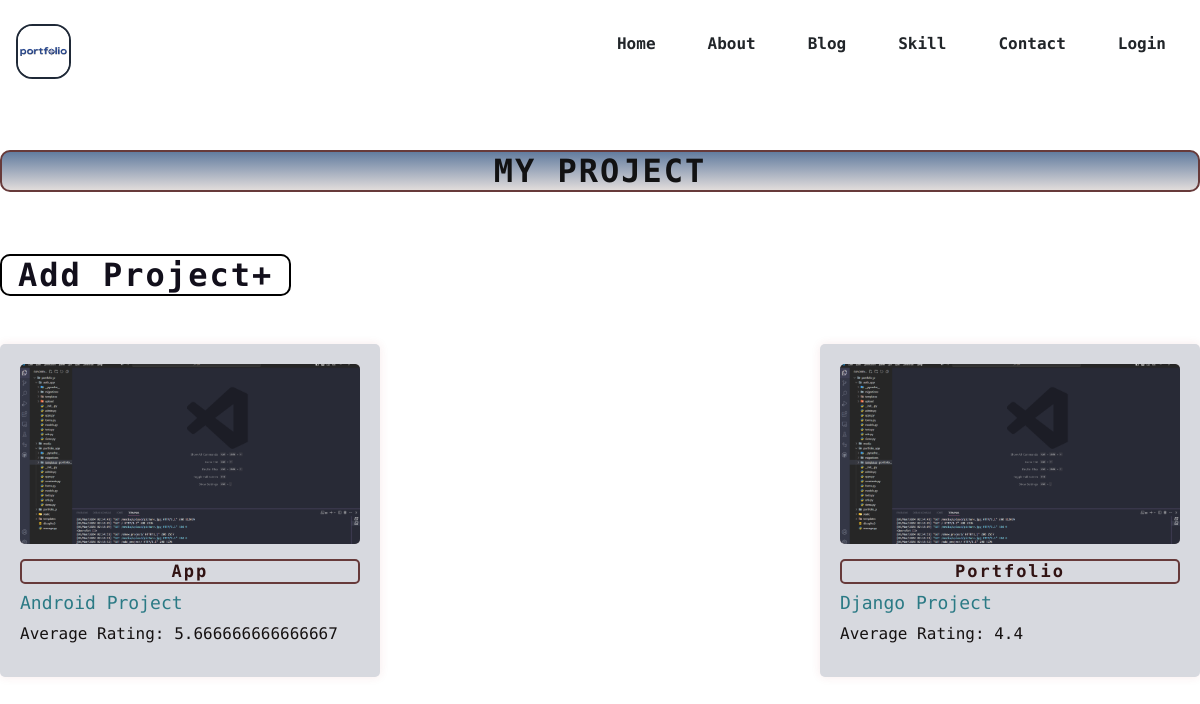
Before: /show_project/ with the older database file.
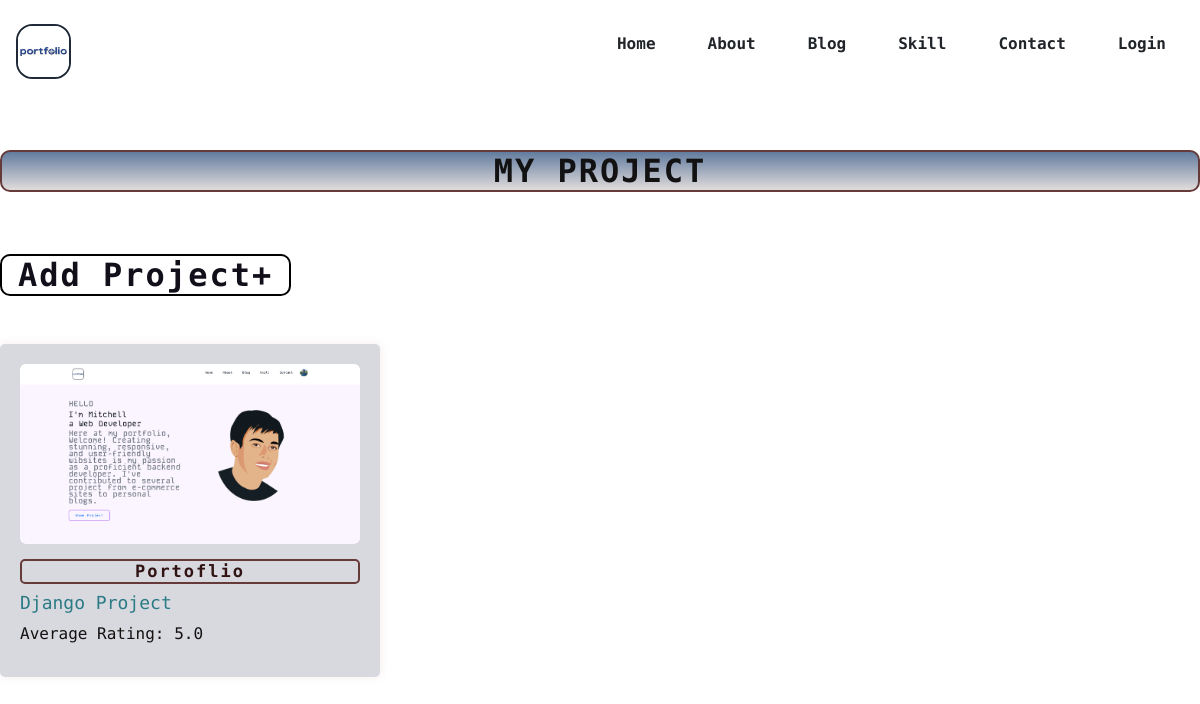
After: the same page with the newer database file.
### portfolio_app/models.py (models this page shows, shortened)
class Project(models.Model):
    title = models.CharField(max_length=30)
    project_category = models.CharField(max_length=20, choices=PROJECT_CATEGORY)
    description = models.TextField()
    technologies_used = models.TextField()
    image = models.ImageField(upload_to='upload', blank=False)
    url = models.URLField()

### portfolio_app/views.py (the view)
# urls.py: path('show_project/', views.show_project, name = 'show_project'),
def show_project(request):
    project = Project.objects.annotate(avg_rating=Avg('reviews__rating')).order_by('-avg_rating')
    return render(request, 'portfolio_app/show_project.html', {'project': project})

### portfolio_app/templates/portfolio_app/show_project.html (shortened to what this page needs)
{% extends 'base.html' %}
{% load static %}
{% block content %}
    <div class="project-container">
        <div class="project-title">
            <h1><b>MY PROJECT</b></h1>
        </div>
        <br/>
            <div class="addproject-btns">
                <a class="add_projects" href="{% url 'add_project' %}">Add Project+</a>
            </div>
        <br />
        <div class="project-content">
            {% if project %}
            {% for project in project %}
            <div class="project-item">
                <div class="project-img">
                    <img src="{{ project.image.url }}">
                </div>
                <div class="project-text">
                    <h3 class="btns"><a href="{% url 'project_details' project.pk %}">{{ project.title }}</a></h3>
                    <h2>{{ project.project_category }}</h2>
                    {% if project.avg_rating %}
                    <p>Average Rating: {{ project.avg_rating }}</p>
                    {% else %}
                    <p>No ratings yet.</p>
                    {% endif %}
                </div>
            </div>
            {% endfor %}
            {% else %}
            <div>
                <h3>No projects to show!</h3>
            </div>
            {% endif %}
        </div>
    </div>
{% endblock %}

Changed rows visible on the page:
removed Project: image (picture), title "App", project_category "Android Project", avg_rating "5.666666666666667"
removed Project: image (picture), title "Portfolio", project_category "Django Project", avg_rating "4.4"
added Project: image (picture), title "Portoflio", project_category "Django Project", avg_rating "5.0"
